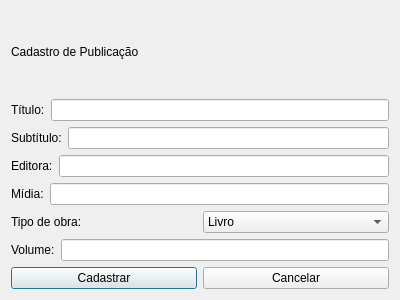
<?xml version="1.0" encoding="UTF-8"?>
<ui version="4.0">
 <class>CadastroPublicacaodlg</class>
 <widget class="QDialog" name="CadastroPublicacaodlg">
  <property name="geometry">
   <rect>
    <x>0</x>
    <y>0</y>
    <width>400</width>
    <height>300</height>
   </rect>
  </property>
  <property name="windowTitle">
   <string>Dialog</string>
  </property>
  <layout class="QVBoxLayout" name="verticalLayout">
   <item>
    <widget class="QLabel" name="label">
     <property name="text">
      <string>Cadastro de Publicação</string>
     </property>
    </widget>
   </item>
   <item>
    <layout class="QHBoxLayout" name="horizontalLayout">
     <item>
      <widget class="QLabel" name="label_2">
       <property name="text">
        <string>Título:</string>
       </property>
      </widget>
     </item>
     <item>
      <widget class="QLineEdit" name="lineEdit"/>
     </item>
    </layout>
   </item>
   <item>
    <layout class="QHBoxLayout" name="horizontalLayout_2">
     <item>
      <widget class="QLabel" name="label_3">
       <property name="text">
        <string>Subtítulo:</string>
       </property>
      </widget>
     </item>
     <item>
      <widget class="QLineEdit" name="lineEdit_2"/>
     </item>
    </layout>
   </item>
   <item>
    <layout class="QHBoxLayout" name="horizontalLayout_3">
     <item>
      <widget class="QLabel" name="label_4">
       <property name="text">
        <string>Editora:</string>
       </property>
      </widget>
     </item>
     <item>
      <widget class="QLineEdit" name="lineEdit_3"/>
     </item>
    </layout>
   </item>
   <item>
    <layout class="QHBoxLayout" name="horizontalLayout_4">
     <item>
      <widget class="QLabel" name="label_5">
       <property name="text">
        <string>Mídia:</string>
       </property>
      </widget>
     </item>
     <item>
      <widget class="QLineEdit" name="lineEdit_4"/>
     </item>
    </layout>
   </item>
   <item>
    <layout class="QHBoxLayout" name="horizontalLayout_5">
     <item>
      <widget class="QLabel" name="label_6">
       <property name="text">
        <string>Tipo de obra:</string>
       </property>
      </widget>
     </item>
     <item>
      <widget class="QComboBox" name="comboBox">
       <item>
        <property name="text">
         <string>Livro</string>
        </property>
       </item>
       <item>
        <property name="text">
         <string>Revista</string>
        </property>
       </item>
       <item>
        <property name="text">
         <string>Publicação</string>
        </property>
       </item>
      </widget>
     </item>
    </layout>
   </item>
   <item>
    <layout class="QHBoxLayout" name="horizontalLayout_6">
     <item>
      <widget class="QLabel" name="label_7">
       <property name="text">
        <string>Volume:</string>
       </property>
      </widget>
     </item>
     <item>
      <widget class="QLineEdit" name="lineEdit_6"/>
     </item>
    </layout>
   </item>
   <item>
    <layout class="QHBoxLayout" name="horizontalLayout_7">
     <item>
      <widget class="QPushButton" name="pushButton">
       <property name="text">
        <string>Cadastrar</string>
       </property>
      </widget>
     </item>
     <item>
      <widget class="QPushButton" name="pushButton_2">
       <property name="text">
        <string>Cancelar</string>
       </property>
      </widget>
     </item>
    </layout>
   </item>
  </layout>
 </widget>
 <resources/>
 <connections/>
</ui>
